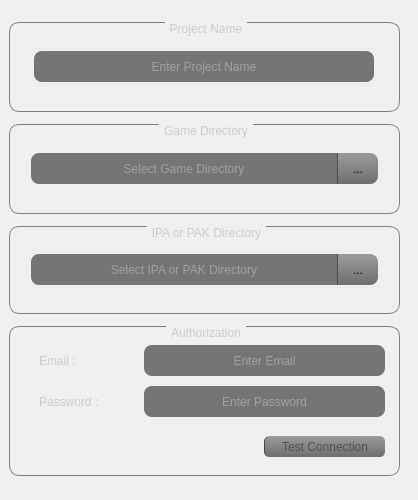
      <widget class="QWidget" name="stngs">
       <attribute name="title">
        <string>Settings</string>
       </attribute>
       <widget class="QFrame" name="frame_5">
        <property name="geometry">
         <rect>
          <x>0</x>
          <y>10</y>
          <width>409</width>
          <height>481</height>
         </rect>
        </property>
        <property name="minimumSize">
         <size>
          <width>409</width>
          <height>481</height>
         </size>
        </property>
        <property name="maximumSize">
         <size>
          <width>409</width>
          <height>481</height>
         </size>
        </property>
        <property name="frameShape">
         <enum>QFrame::NoFrame</enum>
        </property>
        <property name="frameShadow">
         <enum>QFrame::Raised</enum>
        </property>
        <layout class="QGridLayout" name="gridLayout_9">
         <property name="leftMargin">
          <number>0</number>
         </property>
         <property name="topMargin">
          <number>0</number>
         </property>
         <property name="rightMargin">
          <number>0</number>
         </property>
         <property name="bottomMargin">
          <number>0</number>
         </property>
         <property name="spacing">
          <number>0</number>
         </property>
         <item row="4" column="0">
          <widget class="QGroupBox" name="groupBox_2">
           <property name="minimumSize">
            <size>
             <width>391</width>
             <height>150</height>
            </size>
           </property>
           <property name="maximumSize">
            <size>
             <width>391</width>
             <height>150</height>
            </size>
           </property>
           <property name="styleSheet">
            <string notr="true">QGroupBox {
    border: 1px solid gray;
    border-radius: 10px;
    margin-top: 1ex; /* leave space at the top for the title */
}
QGroupBox::title {
	color: rgb(203, 203, 203);
	subcontrol-origin: margin;
    subcontrol-position: top center; /* position at the top center */
    padding: 0 3px;
}
</string>
           </property>
           <property name="title">
            <string>Authorization</string>
           </property>
           <layout class="QGridLayout" name="gridLayout_8">
            <item row="0" column="0">
             <widget class="QFrame" name="frame_3">
              <property name="frameShape">
               <enum>QFrame::NoFrame</enum>
              </property>
              <property name="frameShadow">
               <enum>QFrame::Raised</enum>
              </property>
              <layout class="QGridLayout" name="gridLayout_6">
               <property name="leftMargin">
                <number>20</number>
               </property>
               <property name="rightMargin">
                <number>5</number>
               </property>
               <property name="bottomMargin">
                <number>0</number>
               </property>
               <property name="horizontalSpacing">
                <number>0</number>
               </property>
               <property name="verticalSpacing">
                <number>10</number>
               </property>
               <item row="0" column="0">
                <widget class="QLabel" name="label">
                 <property name="minimumSize">
                  <size>
                   <width>46</width>
                   <height>13</height>
                  </size>
                 </property>
                 <property name="maximumSize">
                  <size>
                   <width>46</width>
                   <height>13</height>
                  </size>
                 </property>
                 <property name="styleSheet">
                  <string notr="true">QLabel{	color: rgb(203, 203, 203);}</string>
                 </property>
                 <property name="text">
                  <string>Email :</string>
                 </property>
                </widget>
               </item>
               <item row="0" column="1">
                <spacer name="horizontalSpacer_2">
                 <property name="orientation">
                  <enum>Qt::Horizontal</enum>
                 </property>
                 <property name="sizeHint" stdset="0">
                  <size>
                   <width>0</width>
                   <height>20</height>
                  </size>
                 </property>
                </spacer>
               </item>
               <item row="0" column="2">
                <widget class="QLineEdit" name="fld_email">
                 <property name="minimumSize">
                  <size>
                   <width>241</width>
                   <height>31</height>
                  </size>
                 </property>
                 <property name="maximumSize">
                  <size>
                   <width>241</width>
                   <height>31</height>
                  </size>
                 </property>
                 <property name="styleSheet">
                  <string notr="true">QLineEdit{
color: rgb(203, 203, 203);
background-color: rgb(117, 117, 117);
border-radius: 8px;
padding: 5px;
}</string>
                 </property>
                 <property name="text">
                  <string/>
                 </property>
                 <property name="alignment">
                  <set>Qt::AlignCenter</set>
                 </property>
                 <property name="placeholderText">
                  <string>Enter Email</string>
                 </property>
                </widget>
               </item>
               <item row="1" column="2">
                <widget class="QLineEdit" name="fld_password">
                 <property name="minimumSize">
                  <size>
                   <width>241</width>
                   <height>31</height>
                  </size>
                 </property>
                 <property name="maximumSize">
                  <size>
                   <width>241</width>
                   <height>31</height>
                  </size>
                 </property>
                 <property name="styleSheet">
                  <string notr="true">QLineEdit{
color: rgb(203, 203, 203);
background-color: rgb(117, 117, 117);
border-radius: 8px;
padding: 5px;
}</string>
                 </property>
                 <property name="text">
                  <string/>
                 </property>
                 <property name="echoMode">
                  <enum>QLineEdit::Password</enum>
                 </property>
                 <property name="alignment">
                  <set>Qt::AlignCenter</set>
                 </property>
                 <property name="placeholderText">
                  <string>Enter Password</string>
                 </property>
                </widget>
               </item>
               <item row="2" column="0" colspan="3">
                <widget class="QFrame" name="frame_4">
                 <property name="frameShape">
                  <enum>QFrame::NoFrame</enum>
                 </property>
                 <property name="frameShadow">
                  <enum>QFrame::Raised</enum>
                 </property>
                 <layout class="QGridLayout" name="gridLayout_7">
                  <property name="leftMargin">
                   <number>0</number>
                  </property>
                  <property name="topMargin">
                   <number>0</number>
                  </property>
                  <property name="rightMargin">
                   <number>0</number>
                  </property>
                  <property name="bottomMargin">
                   <number>0</number>
                  </property>
                  <property name="spacing">
                   <number>0</number>
                  </property>
                  <item row="0" column="0">
                   <spacer name="horizontalSpacer_3">
                    <property name="orientation">
                     <enum>Qt::Horizontal</enum>
                    </property>
                    <property name="sizeHint" stdset="0">
                     <size>
                      <width>191</width>
                      <height>8</height>
                     </size>
                    </property>
                   </spacer>
                  </item>
                  <item row="0" column="1">
                   <widget class="QPushButton" name="btn_connection">
                    <property name="minimumSize">
                     <size>
                      <width>121</width>
                      <height>21</height>
                     </size>
                    </property>
                    <property name="maximumSize">
                     <size>
                      <width>121</width>
                      <height>21</height>
                     </size>
                    </property>
                    <property name="styleSheet">
                     <string notr="true">QPushButton { /* all types of tool button */
	color: rgb(80, 80, 80);
 	border-left:1px solid rgb(75, 75, 75);
    border-radius: 5px;
	background-color: qlineargradient(spread:pad, x1:0.489045, y1:1, x2:0.472, y2:0, stop:0 rgba(111, 111, 111, 255), stop:1 rgba(155, 155, 155, 255));
}
QPushButton:pressed {
	background-color: qlineargradient(spread:pad, x1:0.489045, y1:1, x2:0.472, y2:0, stop:0 rgba(158, 158, 158, 255), stop:1 rgba(203, 203, 203, 255));
}
QPushButton:hover {
	background-color: qlineargradient(spread:pad, x1:0.489045, y1:1, x2:0.472, y2:0, stop:0 rgba(158, 158, 158, 255), stop:1 rgba(203, 203, 203, 255));
}</string>
                    </property>
                    <property name="text">
                     <string>Test Connection</string>
                    </property>
                   </widget>
                  </item>
                 </layout>
                </widget>
               </item>
               <item row="1" column="0" colspan="2">
                <widget class="QLabel" name="label_2">
                 <property name="minimumSize">
                  <size>
                   <width>46</width>
                   <height>13</height>
                  </size>
                 </property>
                 <property name="styleSheet">
                  <string notr="true">QLabel{	
color: rgb(203, 203, 203);
}</string>
                 </property>
                 <property name="text">
                  <string>Password :</string>
                 </property>
                </widget>
               </item>
              </layout>
             </widget>
            </item>
           </layout>
          </widget>
         </item>
         <item row="0" column="0">
          <widget class="QGroupBox" name="groupBox_3">
           <property name="minimumSize">
            <size>
             <width>391</width>
             <height>90</height>
            </size>
           </property>
           <property name="maximumSize">
            <size>
             <width>391</width>
             <height>90</height>
            </size>
           </property>
           <property name="styleSheet">
            <string notr="true">QGroupBox {
    border: 1px solid gray;
    border-radius: 10px;
    margin-top: 1ex; /* leave space at the top for the title */
}
QGroupBox::title {
	color: rgb(203, 203, 203);
	subcontrol-origin: margin;
    subcontrol-position: top center; /* position at the top center */
    padding: 0 3px;
}
</string>
           </property>
           <property name="title">
            <string>Project Name</string>
           </property>
           <layout class="QGridLayout" name="gridLayout_5">
            <item row="0" column="0">
             <widget class="QFrame" name="frame_2">
              <property name="minimumSize">
               <size>
                <width>365</width>
                <height>57</height>
               </size>
              </property>
              <property name="maximumSize">
               <size>
                <width>365</width>
                <height>57</height>
               </size>
              </property>
              <property name="frameShape">
               <enum>QFrame::NoFrame</enum>
              </property>
              <property name="frameShadow">
               <enum>QFrame::Raised</enum>
              </property>
              <layout class="QGridLayout" name="gridLayout_4">
               <item row="0" column="0">
                <widget class="QLineEdit" name="fld_proj_name">
                 <property name="minimumSize">
                  <size>
                   <width>340</width>
                   <height>31</height>
                  </size>
                 </property>
                 <property name="maximumSize">
                  <size>
                   <width>340</width>
                   <height>31</height>
                  </size>
                 </property>
                 <property name="styleSheet">
                  <string notr="true">QLineEdit{
color: rgb(203, 203, 203);
background-color: rgb(117, 117, 117);
border-radius: 8px;
padding: 5px;
}</string>
                 </property>
                 <property name="text">
                  <string/>
                 </property>
                 <property name="alignment">
                  <set>Qt::AlignCenter</set>
                 </property>
                 <property name="placeholderText">
                  <string>Enter Project Name</string>
                 </property>
                </widget>
               </item>
              </layout>
             </widget>
            </item>
           </layout>
          </widget>
         </item>
         <item row="1" column="0">
          <widget class="QGroupBox" name="groupBox">
           <property name="maximumSize">
            <size>
             <width>391</width>
             <height>90</height>
            </size>
           </property>
           <property name="styleSheet">
            <string notr="true">QGroupBox {
    border: 1px solid gray;
    border-radius: 10px;
    margin-top: 1ex; /* leave space at the top for the title */
}
QGroupBox::title {
	color: rgb(203, 203, 203);
	subcontrol-origin: margin;
    subcontrol-position: top center; /* position at the top center */
    padding: 0 3px;
}
</string>
           </property>
           <property name="title">
            <string>Game Directory</string>
           </property>
           <layout class="QGridLayout" name="gridLayout_3">
            <item row="0" column="0">
             <widget class="QFrame" name="frame">
              <property name="minimumSize">
               <size>
                <width>365</width>
                <height>57</height>
               </size>
              </property>
              <property name="maximumSize">
               <size>
                <width>365</width>
                <height>57</height>
               </size>
              </property>
              <property name="frameShape">
               <enum>QFrame::NoFrame</enum>
              </property>
              <property name="frameShadow">
               <enum>QFrame::Raised</enum>
              </property>
              <layout class="QGridLayout" name="gridLayout_2">
               <item row="0" column="0">
                <widget class="QLineEdit" name="fld_proj_path">
                 <property name="minimumSize">
                  <size>
                   <width>306</width>
                   <height>31</height>
                  </size>
                 </property>
                 <property name="maximumSize">
                  <size>
                   <width>306</width>
                   <height>31</height>
                  </size>
                 </property>
                 <property name="styleSheet">
                  <string notr="true">QLineEdit{
color: rgb(203, 203, 203);
background-color: rgb(117, 117, 117);
border-top-left-radius: 8px;
border-bottom-left-radius: 8px;
padding: 5px;
}</string>
                 </property>
                 <property name="text">
                  <string/>
                 </property>
                 <property name="alignment">
                  <set>Qt::AlignCenter</set>
                 </property>
                 <property name="placeholderText">
                  <string>Select Game Directory</string>
                 </property>
                </widget>
               </item>
               <item row="0" column="1">
                <widget class="QToolButton" name="btn_proj_dir">
                 <property name="minimumSize">
                  <size>
                   <width>41</width>
                   <height>31</height>
                  </size>
                 </property>
                 <property name="styleSheet">
                  <string notr="true">QToolButton { /* all types of tool button */
 	border-left:1px solid rgb(75, 75, 75);
    border-top-right-radius: 8px;
    border-bottom-right-radius: 8px;
	background-color: qlineargradient(spread:pad, x1:0.489045, y1:1, x2:0.472, y2:0, stop:0 rgba(111, 111, 111, 255), stop:1 rgba(155, 155, 155, 255));
}
QToolButton:pressed {
	background-color: qlineargradient(spread:pad, x1:0.489045, y1:1, x2:0.472, y2:0, stop:0 rgba(158, 158, 158, 255), stop:1 rgba(203, 203, 203, 255));
}
QToolButton:hover {
	background-color: qlineargradient(spread:pad, x1:0.489045, y1:1, x2:0.472, y2:0, stop:0 rgba(158, 158, 158, 255), stop:1 rgba(203, 203, 203, 255));
}</string>
                 </property>
                 <property name="text">
                  <string>...</string>
                 </property>
                </widget>
               </item>
              </layout>
             </widget>
            </item>
           </layout>
          </widget>
         </item>
         <item row="3" column="0">
          <widget class="QGroupBox" name="groupBox_4">
           <property name="minimumSize">
            <size>
             <width>391</width>
             <height>88</height>
            </size>
           </property>
           <property name="maximumSize">
            <size>
             <width>391</width>
             <height>88</height>
            </size>
           </property>
           <property name="styleSheet">
            <string notr="true">QGroupBox {
    border: 1px solid gray;
    border-radius: 10px;
    margin-top: 1ex; /* leave space at the top for the title */
}
QGroupBox::title {
	color: rgb(203, 203, 203);
	subcontrol-origin: margin;
    subcontrol-position: top center; /* position at the top center */
    padding: 0 3px;
}
</string>
           </property>
           <property name="title">
            <string>IPA or PAK Directory</string>
           </property>
           <layout class="QGridLayout" name="gridLayout_11">
            <item row="0" column="0">
             <widget class="QFrame" name="frame_6">
              <property name="minimumSize">
               <size>
                <width>365</width>
                <height>55</height>
               </size>
              </property>
              <property name="maximumSize">
               <size>
                <width>365</width>
                <height>55</height>
               </size>
              </property>
              <property name="frameShape">
               <enum>QFrame::NoFrame</enum>
              </property>
              <property name="frameShadow">
               <enum>QFrame::Raised</enum>
              </property>
              <layout class="QGridLayout" name="gridLayout_10">
               <item row="0" column="0">
                <widget class="QLineEdit" name="fld_ipa_or_pak_dir">
                 <property name="minimumSize">
                  <size>
                   <width>306</width>
                   <height>31</height>
                  </size>
                 </property>
                 <property name="maximumSize">
                  <size>
                   <width>306</width>
                   <height>31</height>
                  </size>
                 </property>
                 <property name="styleSheet">
                  <string notr="true">QLineEdit{
color: rgb(203, 203, 203);
background-color: rgb(117, 117, 117);
border-top-left-radius: 8px;
border-bottom-left-radius: 8px;
padding: 5px;
}</string>
                 </property>
                 <property name="text">
                  <string/>
                 </property>
                 <property name="alignment">
                  <set>Qt::AlignCenter</set>
                 </property>
                 <property name="readOnly">
                  <bool>false</bool>
                 </property>
                 <property name="placeholderText">
                  <string>Select IPA or PAK Directory</string>
                 </property>
                </widget>
               </item>
               <item row="0" column="1">
                <widget class="QToolButton" name="btn_ipa_or_pak_dir">
                 <property name="minimumSize">
                  <size>
                   <width>41</width>
                   <height>31</height>
                  </size>
                 </property>
                 <property name="maximumSize">
                  <size>
                   <width>41</width>
                   <height>31</height>
                  </size>
                 </property>
                 <property name="styleSheet">
                  <string notr="true">QToolButton { /* all types of tool button */
 	border-left:1px solid rgb(75, 75, 75);
    border-top-right-radius: 8px;
    border-bottom-right-radius: 8px;
	background-color: qlineargradient(spread:pad, x1:0.489045, y1:1, x2:0.472, y2:0, stop:0 rgba(111, 111, 111, 255), stop:1 rgba(155, 155, 155, 255));
}
QToolButton:pressed {
	background-color: qlineargradient(spread:pad, x1:0.489045, y1:1, x2:0.472, y2:0, stop:0 rgba(158, 158, 158, 255), stop:1 rgba(203, 203, 203, 255));
}
QToolButton:hover {
	background-color: qlineargradient(spread:pad, x1:0.489045, y1:1, x2:0.472, y2:0, stop:0 rgba(158, 158, 158, 255), stop:1 rgba(203, 203, 203, 255));
}</string>
                 </property>
                 <property name="text">
                  <string>...</string>
                 </property>
                </widget>
               </item>
              </layout>
             </widget>
            </item>
           </layout>
          </widget>
         </item>
        </layout>
       </widget>
      </widget>
